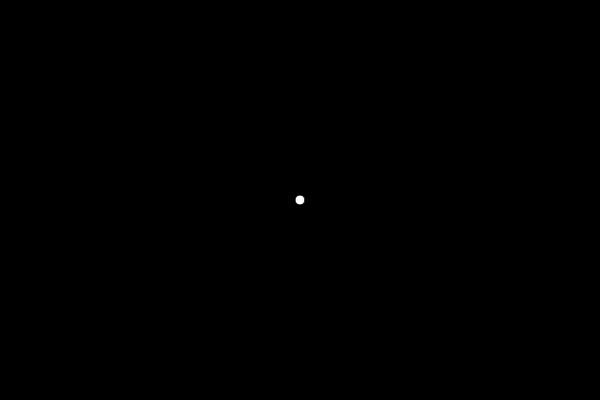
Frame 1 (no input)
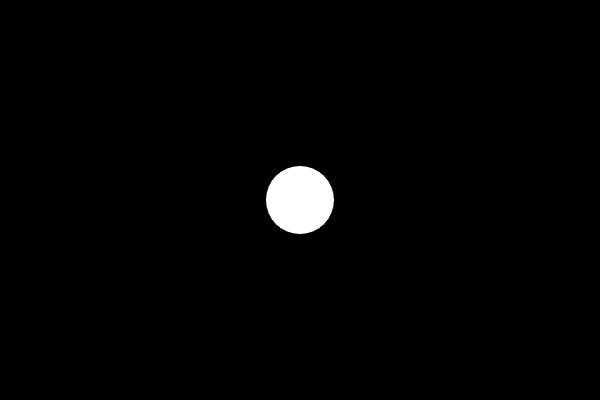
Frame 60 (no input)
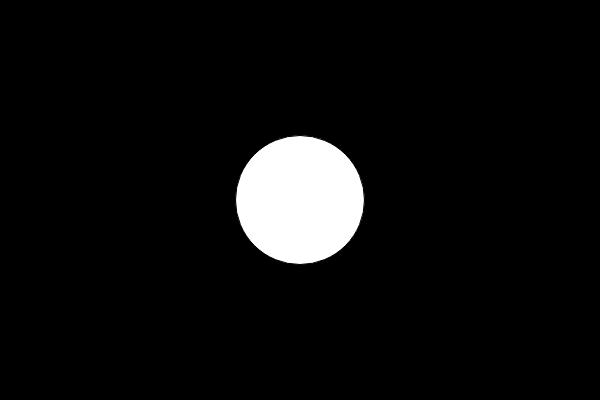
Frame 120 (the mouse pressed at the canvas centre since frame 60)

The p5.js sketch that drew these frames (run headless with seeded random() and noise() and a simulated clock; from frame 60 on, the mouse is pressed at the canvas centre):

// p5.js sketch
// ── sketch.js
// Example 2-13: animate size

var d = 10;

function setup() {
  createCanvas(600, 400);
}

function draw() {
  background(0);
  ellipse(width/2, height/2, d, d);

  // Increment variable d
  d++;
}
